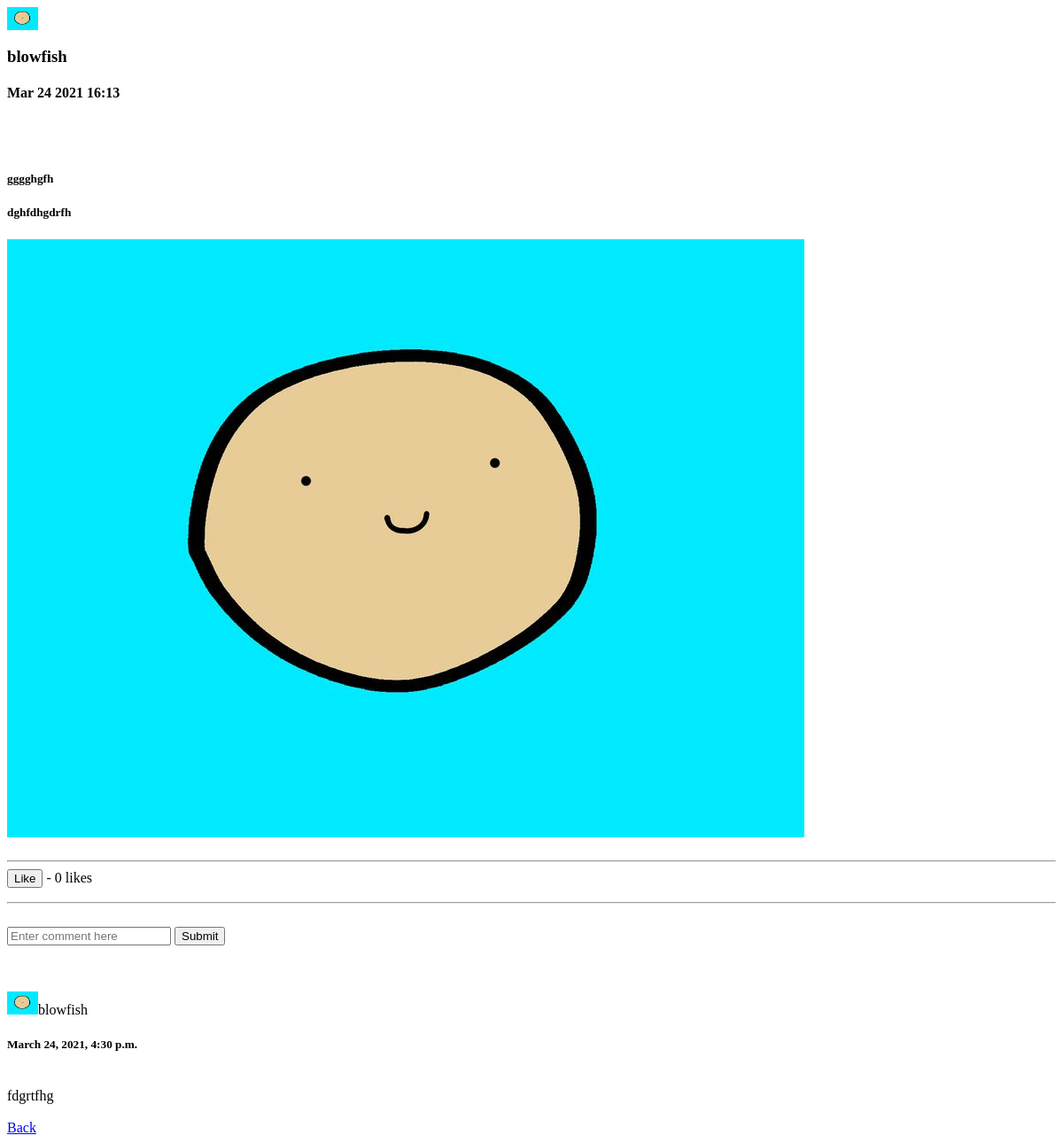
The page /reviewpost/dreviewpost/22/ (signed in) on the database as committed earlier.
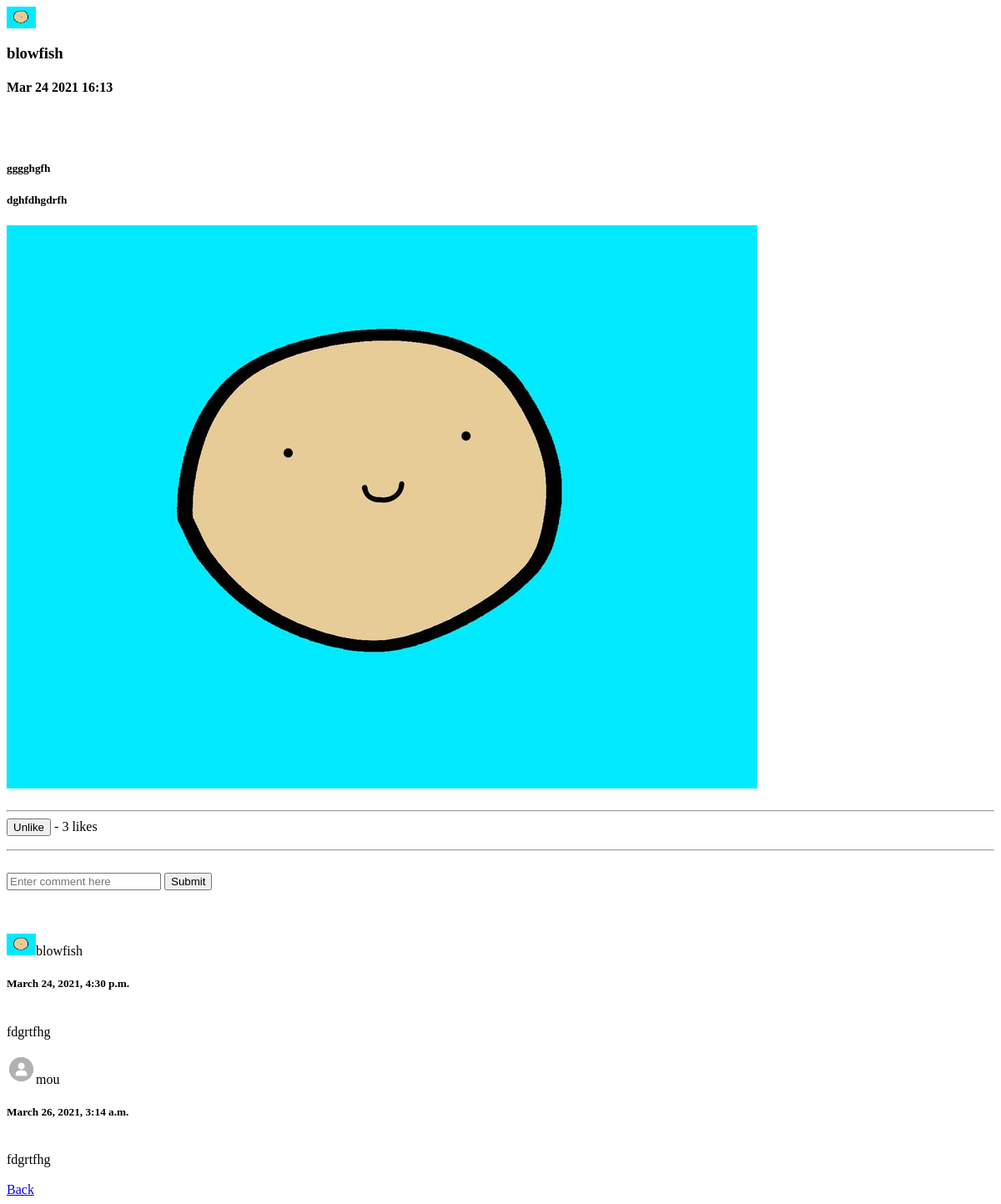
The same page on the database as committed later.
### reviewpost/models.py (models this page shows)
class ReviewComment(models.Model):
    sno=models.AutoField(primary_key=True)
    comment=models.TextField()
    user=models.ForeignKey(User,on_delete=models.CASCADE)
    post=models.ForeignKey(Reviewpost,on_delete=models.CASCADE)
    parent=models.ForeignKey('self',on_delete=models.CASCADE,null=True, blank=True)
    date_created = models.DateTimeField(default=now)

### app1/models.py (models this page shows, shortened)
class Customer(models.Model):
	user = models.OneToOneField(User, related_name='profile', on_delete=models.CASCADE)
	name = models.CharField(max_length=200, null=True)
	phone = models.CharField(max_length=200, null=True)
	email = models.CharField(max_length=200, null=True)
	profile_pic = models.ImageField(default="unnamed.png", null=True, blank=True)
	date_created = models.DateTimeField(auto_now_add=True, null=True)

### reviewpost/views.py (the view)
# urls.py: path('dreviewpost/<int:m_id>/', views.dreviewpost, name='dreviewpost'),
@login_required
def dreviewpost(request,m_id):
    dd2 = get_object_or_404(Reviewpost, pk=m_id)
    post=Reviewpost.objects.filter(sno=m_id).first()
    stuff= get_object_or_404(Reviewpost, sno=m_id)
    total_likes=stuff.total_likes()
    liked=False
    if stuff.likes.filter(id=request.user.id).exists():
        liked=True
    comment = ReviewComment.objects.filter(post=post)
    return render(request,'reviewpost/dreviewpost.html', {'dd':dd2 , 'comments':comment, 'form':Commentpostform(), 'total_likes':total_likes, 'liked':liked})

### reviewpost/forms.py
class Commentpostform(ModelForm):
    class Meta:
        model = ReviewComment
        fields = ('comment',)

### reviewpost/models.py (called while the page is built)
    def total_likes(self):
        return self.likes.count()

### reviewpost/templates/reviewpost/dreviewpost.html (shortened to what this page needs)
   <img src="{{ dd.user.profile.profile_pic.url }}" alt="user image" width="35"> <h3>{{ dd.user }}</h3>
    <h4>{{ dd.date_created|date:'M j Y H:i' }}</h4>
    <h5>{{ dd.content_name }}</h5>
    <h5>{{ dd.content }}</h5>
    <img src="{{ dd.photos.url }}" alt="a">
    <br><br><hr>
    <form action="{% url 'likepost' dd.sno %}" method="POST">
      {% if liked %}
      <button type="submit" name="post_id" value="{{ dd.sno }}" class="btn btn-primary btn-sm">Unlike</button>
      {% else %}
      <button type="submit" name="post_id" value="{{ dd.sno }}" class="btn btn-primary btn-sm">Like</button>
      {% endif %} - {{ total_likes }} like{{ total_likes|pluralize }}
    </form>
    <hr><br>
    <form action="{% url 'postcomment' dd.sno  %}" method="post">
      <input type="text" name="comment" placeholder="Enter comment here">
      <input type="submit" value="Submit">
    </form>
    <div><br><br>
      {% for i in comments %}
      <img src="{{ i.user.profile.profile_pic.url }}" alt="user image" width="35">{{ i.user.username }} <h5> {{ i.date_created }}</h5> <br>
      {{ i.comment }}
      <br><br>
      {% endfor %}
    </div>
    <a href="/reviewpost">Back</a>

Rows that differ between the two databases and show on the page:
added ReviewComment: user.profile.profile_pic (picture), user.username "mou", date_created "March 26, 2021, 3:14 a.m.", comment "fdgrtfhg"
Other text that changed with them:
{{ total_likes }}: "0" → "3"
text no longer shown: "Like"
text now shown: "Unlike"
